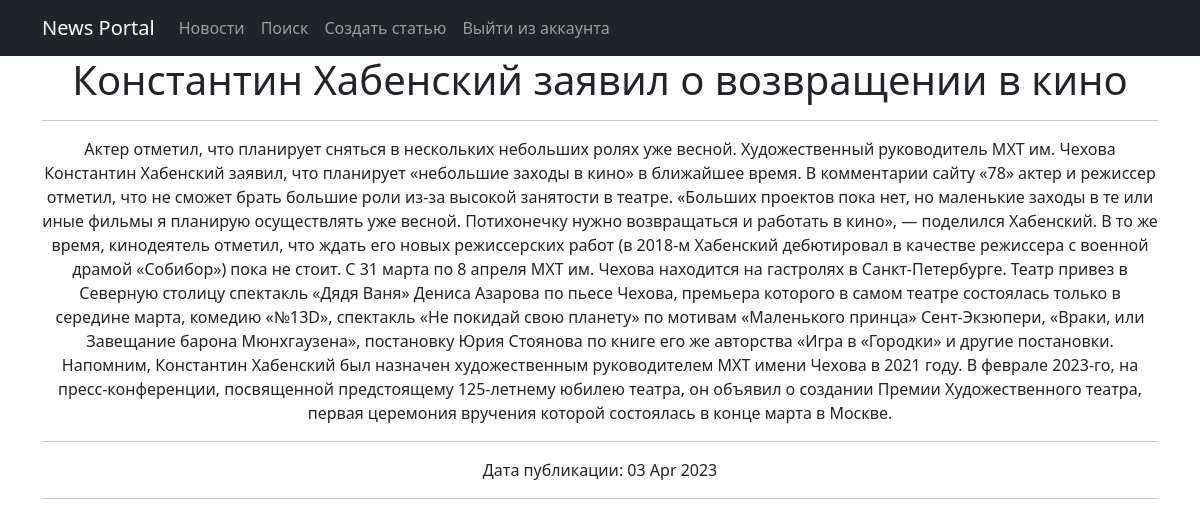
Before: /news/24 with the older database file.
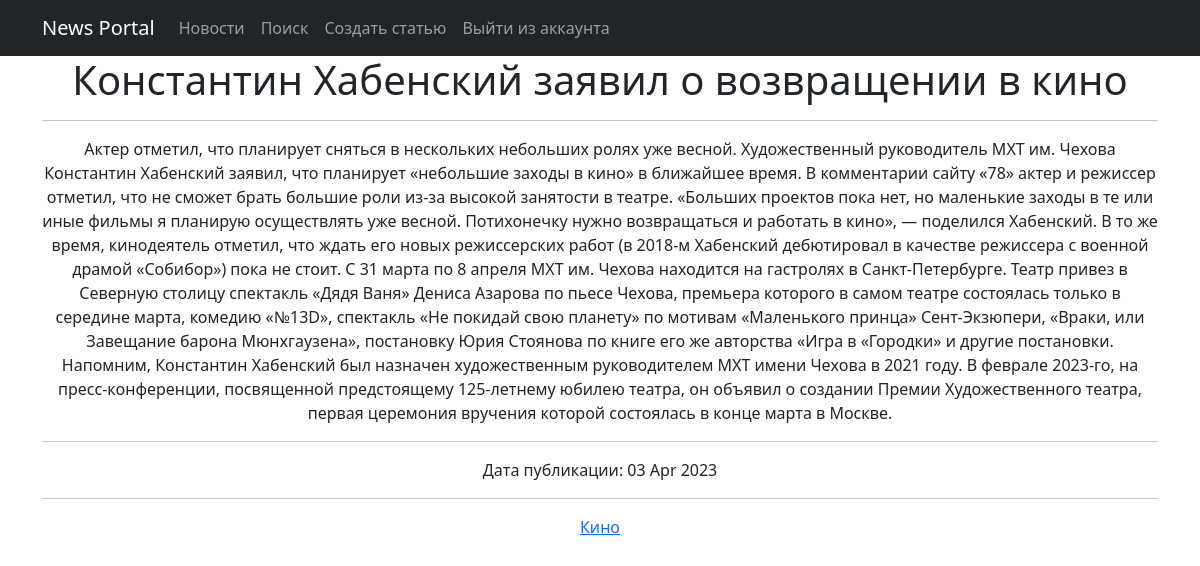
After: the same page with the newer database file.
### news/models.py (models this page shows, shortened)
class Post(models.Model):
    article = 'AR'
    news = 'NE'
    TYPES = [(article, 'Статья'),
             (news, 'Новость')
             ]
    title = models.CharField(max_length=255)
    text = models.TextField()
    time_created = models.DateTimeField(auto_now_add=True)
    type = models.CharField(max_length=2,
                            choices=TYPES,
                            default=news)
    post_rating = models.FloatField(default=0.0)
    post_author = models.ForeignKey(Author, on_delete=models.CASCADE)
    category = models.ManyToManyField(Category, through='PostCategory')

class Category(models.Model):
    category_name = models.CharField(max_length=255,
                                     unique=True)
    subscribers = models.ManyToManyField(User, related_name='categories', blank=True)
    def __str__(self):
        return self.category_name

### news/views.py (the view)
# urls.py: path('<int:pk>', NewsDetail.as_view(), name='news_detail'),
class NewsDetail(DetailView):
    model = Post
    template_name = 'post.html'
    context_object_name = 'post'

### news/templatetags/custom_filters.py (called while the page is built)
@register.filter()
def censor(value):
    bad_words = ('редиска!', 'дурак', 'тупица', 'блин', 'оладушек', 'пипец')
    if not isinstance(value, str):
        raise TypeError(f"unresolved type '{type(value)}' expected  type 'str'")
    for i in value.split():
        if i.lower() in bad_words:
            value = value.replace(i, f"{i[0]}{'*' * (len(i) - 2)}{i[-1]}")
    return value

### templates/post.html (shortened to what this page needs)
{% extends 'flatpages/default.html' %}
{% load custom_filters %}
{% block content %}
<center><h1>{{ post.title|censor }}</h1></center>
<hr>
<center>{{ post.text|censor }}</center>
<hr>
Дата публикации: {{ post.time_created|date:'d M Y' }}
<hr>
                   {% for category in post.category.all %}
                        <a href="{% url 'category_list' category.id %}">{{ category }}
                       </a>
                    {% endfor %}
{% endblock content %}

### templates/flatpages/default.html (shortened to what this page needs)
{% load static %}
<!DOCTYPE html>
<html lang="en">
    <head>
        <link href="{% static 'css/styles.css' %}" rel="stylesheet" />
    </head>
    <body>
        <nav class="navbar navbar-expand-lg navbar-dark bg-dark static-top">
   <div class="container">
       <a class="navbar-brand">News Portal</a>
       <div class="collapse navbar-collapse" id="navbarResponsive">
           <ul class="navbar-nav ml-auto">
               <li class="nav-item">
                   <a class="nav-link" href="/news/">Новости</a>
               </li>
               <li class="nav-item">
                   <a class="nav-link" href="/news/search">Поиск</a>
               </li>
               <li class="nav-item">
                            <a class="nav-link" href="/news/create/">Создать статью</a>
                        </li>
               <li class="nav-item">
                   <a class="nav-link" href="/sign/logout">Выйти из аккаунта</a>
               </li>
           </ul>
       </div>
   </div>
</nav>
        <div class="container">
            <div class="row">
                <div class="col-lg-12 text-center">
                    {% block content %}{% endblock content %}
                </div>
            </div>
        </div>
    </body>
</html>

Changed rows visible on the page:
added Category: category_name "Кино"
